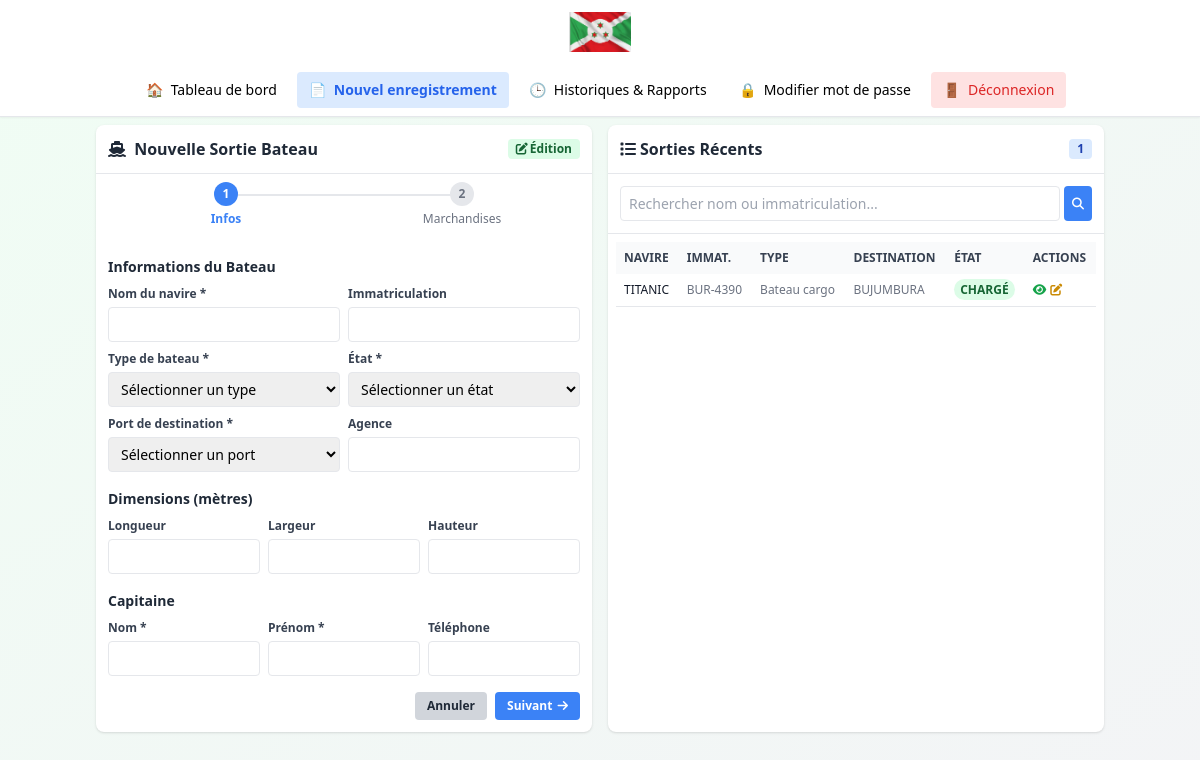
The page /dashboards/sortie_bateau/enregistrement.php (signed in) on the database as committed earlier.
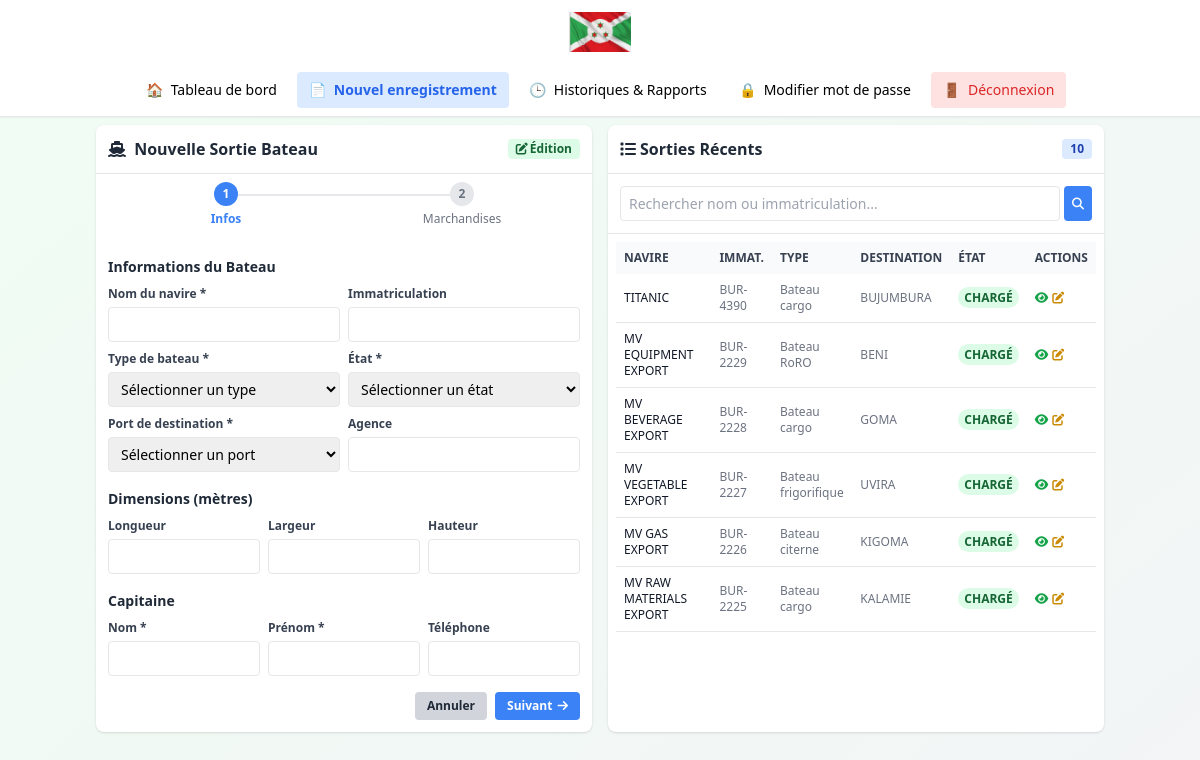
The same page on the database as committed later.
### tables this page shows
CREATE TABLE IF NOT EXISTS `bateau_sortant` (
  `id` int NOT NULL AUTO_INCREMENT,
  `id_type_bateau` int DEFAULT NULL,
  `nom_navire` varchar(100) NOT NULL,
  `immatriculation` varchar(50) DEFAULT NULL,
  `nom_capitaine` varchar(100) NOT NULL,
  `prenom_capitaine` varchar(100) NOT NULL,
  `tel_capitaine` varchar(20) DEFAULT NULL,
  `agence` varchar(100) DEFAULT NULL,
  `hauteur` decimal(10,2) DEFAULT NULL,
  `longueur` decimal(10,2) DEFAULT NULL,
  `largeur` decimal(10,2) DEFAULT NULL,
  `id_destination_port` int DEFAULT NULL,
  `etat` enum('vide','chargé') DEFAULT 'vide',
  `note` text,
  `date_sortie` datetime DEFAULT CURRENT_TIMESTAMP,
  `agent_enregistrement` varchar(200) DEFAULT NULL,
  PRIMARY KEY (`id`),
  KEY `id_type_bateau` (`id_type_bateau`),
  KEY `id_destination_port` (`id_destination_port`)
);

CREATE TABLE IF NOT EXISTS `type_bateau` (
  `id` smallint NOT NULL AUTO_INCREMENT,
  `nom` varchar(30) NOT NULL,
  PRIMARY KEY (`id`)
);

CREATE TABLE IF NOT EXISTS `port` (
  `id` smallint NOT NULL AUTO_INCREMENT,
  `nom` varchar(30) NOT NULL,
  `pays` varchar(50) NOT NULL,
  PRIMARY KEY (`id`)
);

### dashboards/sortie_bateau/enregistrement.php (the view, shortened to what the changed rows need)
<?php
require_once '../../config/db_connect.php';
function safe_html($value) {
    return htmlspecialchars($value ?? '', ENT_QUOTES, 'UTF-8');
}
$selected_bateau = null;
$selected_bateau_id = null;
$mode = $_GET['mode'] ?? null;
$recent_bateaux = [];
$search = $_GET['search'] ?? '';
try {
    $result = $conn->query("SELECT * FROM port ORDER BY nom");
    $sql = "SELECT bs.*, tb.nom as type_bateau, p.nom as destination_port_nom
            FROM bateau_sortant bs
            LEFT JOIN type_bateau tb ON bs.id_type_bateau = tb.id
            LEFT JOIN port p ON bs.id_destination_port = p.id";
    if (!empty($search)) {
        $sql .= " WHERE bs.nom_navire LIKE ? OR bs.immatriculation LIKE ?";
        $stmt = $conn->prepare($sql);
        $search_param = "%$search%";
        $stmt->bind_param("ss", $search_param, $search_param);
        $stmt->execute();
        $result = $stmt->get_result();
    } else {
        $sql .= " ORDER BY bs.date_sortie DESC LIMIT 10";
        $result = $conn->query($sql);
    }
    $recent_bateaux = $result->fetch_all(MYSQLI_ASSOC);
} catch (Exception $e) {
    $error = "Erreur lors du chargement des données: " . $e->getMessage();
}
?>
<!DOCTYPE html>
<html lang="fr">
<head>
    <script src="https://cdn.tailwindcss.com"></script>
    <link rel="stylesheet" href="https://cdnjs.cloudflare.com/ajax/libs/font-awesome/6.4.0/css/all.min.css">
</head>
<body class="bg-gradient-to-br from-green-50 to-gray-100 min-h-screen">
    <?php include '../../includes/navbar.php'; ?>
    <div class="container mx-auto p-2">
        <div class="grid grid-cols-1 lg:grid-cols-2 gap-4">
            <div class="bg-white shadow rounded-lg">
                <div class="p-3 border-b">
                    <div class="flex justify-between items-center">
                        <div>
                            <h2 class="text-base font-bold text-gray-800">
                                <i class="fas fa-ship mr-1"></i>
                                <?php echo ($selected_bateau && $mode == 'view') ? 'Consultation Sortie Bateau' : ($selected_bateau ? 'Modification Sortie Bateau' : 'Nouvelle Sortie Bateau'); ?>
                            </h2>
                        </div>
                    </div>
                </div>
            </div>
            <div class="bg-white shadow rounded-lg">
                <div class="p-3 border-b">
                    <div class="flex justify-between items-center">
                        <h2 class="text-base font-bold text-gray-800">
                            <i class="fas fa-list mr-1"></i>Sorties Récents
                        </h2>
                        <span class="bg-blue-100 text-blue-800 text-xs font-semibold px-2 py-0.5 rounded">
                            <?php echo count($recent_bateaux); ?>
                        </span>
                    </div>
                </div>
                <div class="p-2">
                    <div class="table-container">
                        <table class="w-full text-xs text-left text-gray-500">
                            <thead class="text-xs text-gray-700 uppercase bg-gray-50">
                                <tr>
                                    <th class="py-2 px-2">Navire</th>
                                    <th class="py-2 px-2">Immat.</th>
                                    <th class="py-2 px-2">Type</th>
                                    <th class="py-2 px-2">Destination</th>
                                    <th class="py-2 px-2">État</th>
                                    <th class="py-2 px-2">Actions</th>
                                </tr>
                            </thead>
                            <tbody>
                                <?php if (!empty($recent_bateaux)): ?>
                                    <?php foreach ($recent_bateaux as $bateau): ?>
                                        <tr class="border-b recent-bateau-row <?php echo $selected_bateau_id == $bateau['id'] ? 'bg-blue-50' : ''; ?>">
                                            <td class="py-2 px-2 font-medium text-gray-900">
                                                <?php echo safe_html($bateau['nom_navire']); ?>
                                            </td>
                                            <td class="py-2 px-2">
                                                <?php echo safe_html($bateau['immatriculation']); ?>
                                            </td>
                                            <td class="py-2 px-2">
                                                <?php echo safe_html($bateau['type_bateau'] ?? '-'); ?>
                                            </td>
                                            <td class="py-2 px-2">
                                                <?php echo safe_html($bateau['destination_port_nom'] ?? '-'); ?>
                                            </td>
                                            <td class="py-2 px-2">
                                                <span class="px-1.5 py-0.5 text-xs font-semibold uppercase rounded-full
                                                    <?php echo $bateau['etat'] == 'chargé' ? 'bg-green-100 text-green-800' : 'bg-gray-100 text-gray-800'; ?>">
                                                    <?php echo safe_html($bateau['etat']); ?>
                                                </span>
                                            </td>
                                            <td class="py-2 px-2">
                                                <div class="flex space-x-1">
                                                    <a href="enregistrement.php?select=<?php echo $bateau['id']; ?>&mode=view"
                                                       class="text-green-600 hover:text-green-800 text-xs"
                                                       title="Consulter">
                                                        <i class="fas fa-eye"></i>
                                                    </a>
                                                    <a href="enregistrement.php?select=<?php echo $bateau['id']; ?>&mode=edit"
                                                       class="text-yellow-600 hover:text-yellow-800 text-xs"
                                                       title="Modifier">
                                                        <i class="fas fa-edit"></i>
                                                    </a>
                                                </div>
                                            </td>
                                        </tr>
                                    <?php endforeach; ?>
                                <?php endif; ?>
                            </tbody>
                        </table>
                    </div>
                </div>
            </div>
        </div>
    </div>
</body>
</html>

Rows that differ between the two databases and show on the page:
added bateau_sortant: nom_navire "MV EQUIPMENT EXPORT", immatriculation "BUR-2229", id_type_bateau.nom "Bateau RoRO", port.nom "BENI", etat "CHARGÉ"
added bateau_sortant: nom_navire "MV BEVERAGE EXPORT", immatriculation "BUR-2228", id_type_bateau.nom "Bateau cargo", port.nom "GOMA", etat "CHARGÉ"
added bateau_sortant: nom_navire "MV VEGETABLE EXPORT", immatriculation "BUR-2227", id_type_bateau.nom "Bateau frigorifique", port.nom "UVIRA", etat "CHARGÉ"
added bateau_sortant: nom_navire "MV GAS EXPORT", immatriculation "BUR-2226", id_type_bateau.nom "Bateau citerne", port.nom "KIGOMA", etat "CHARGÉ"
added bateau_sortant: nom_navire "MV RAW MATERIALS EXPORT", immatriculation "BUR-2225", id_type_bateau.nom "Bateau cargo", port.nom "KALAMIE", etat "CHARGÉ"
Other text that changed with them:
count($recent_bateaux): "1" → "10"
